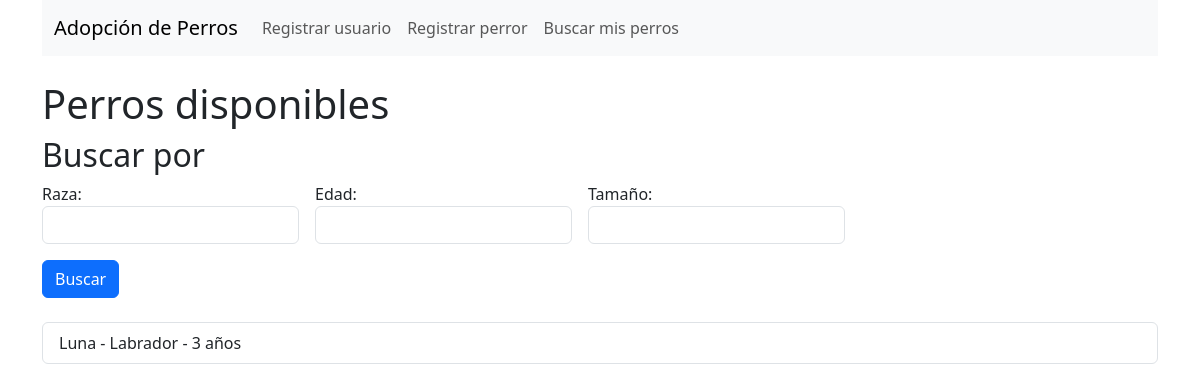
Before: / with the older database file.
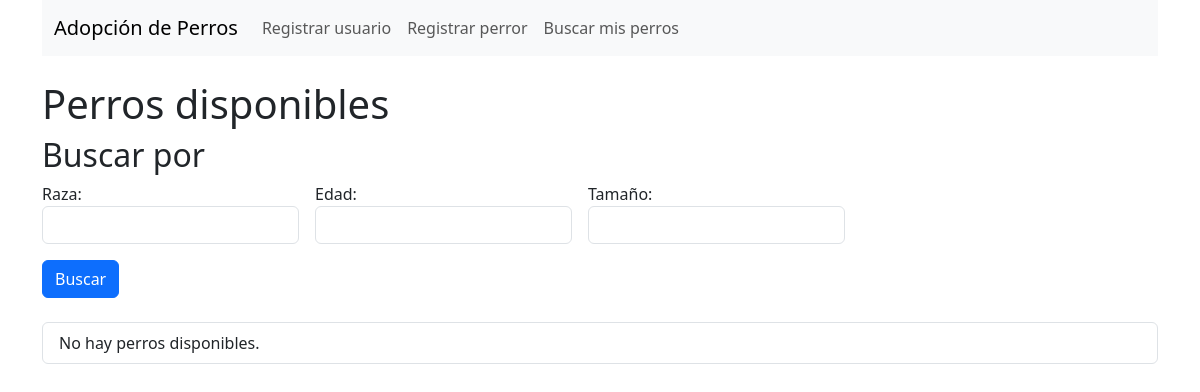
After: the same page with the newer database file.
### adopciones/models.py (models this page shows)
class Perro(models.Model):
    nombre = models.CharField(max_length=100)
    raza = models.CharField(max_length=50)
    edad = models.IntegerField()
    tamaño = models.CharField(max_length=20)
    peso = models.FloatField()
    estado_salud = models.CharField(max_length=100)
    vacunado = models.BooleanField(default=False)
    estado = models.CharField(max_length=20, choices=[('disponible', 'Disponible'), ('reservado', 'Reservado'), ('adoptado', 'Adoptado')])
    temperamento = models.CharField(max_length=50)

### adopciones/views.py (the view, shortened to what this page needs)
# urls.py: path('', views.lista_perros, name='lista_perros'),
def lista_perros(request):
    perros = Perro.objects.filter(estado='disponible')
    form = BuscarPerroForm(request.GET or None)
    return render(request, 'lista_perros.html', {'perros': perros})

### adopciones/templates/lista_perros.html
{% extends 'base.html' %}
{% block content %}
<h1>Perros disponibles</h1>
<h2>Buscar por</h2>
<form method="get"class="mb-4">
    <div class="row g-3 align-items-center">
    <div class="col-auto">
    <label>Raza:</label>
    <input class="form-control" type="text" name="raza" value="{{ request.GET.raza }}">
    </div>
    <div class="col-auto">
    <label>Edad:</label>
    <input class="form-control" type="number" name="edad" value="{{ request.GET.edad }}">
    </div>
    <div class="col-auto">
    <label>Tamaño:</label>
    <input class="form-control" type="text" name="tamaño" value="{{ request.GET.tamaño }}">
    </div>
            <div>
    <button type="submit" class="btn btn-primary">Buscar</button>
    </div>
    </div>
</form>
<ul class="list-group">
    {% for perro in perros %}
        <li  class="list-group-item">{{ perro.nombre }} - {{ perro.raza }} - {{ perro.edad }} años</li>
    {% empty %}
        <li  class="list-group-item">No hay perros disponibles.</li>
    {% endfor %}
</ul>
{% endblock %}

Changed rows visible on the page:
no longer on this page (row edited): Perro: nombre "Luna", raza "Labrador", edad "3"
Other visible differences:
text now shown: "No hay perros disponibles."
